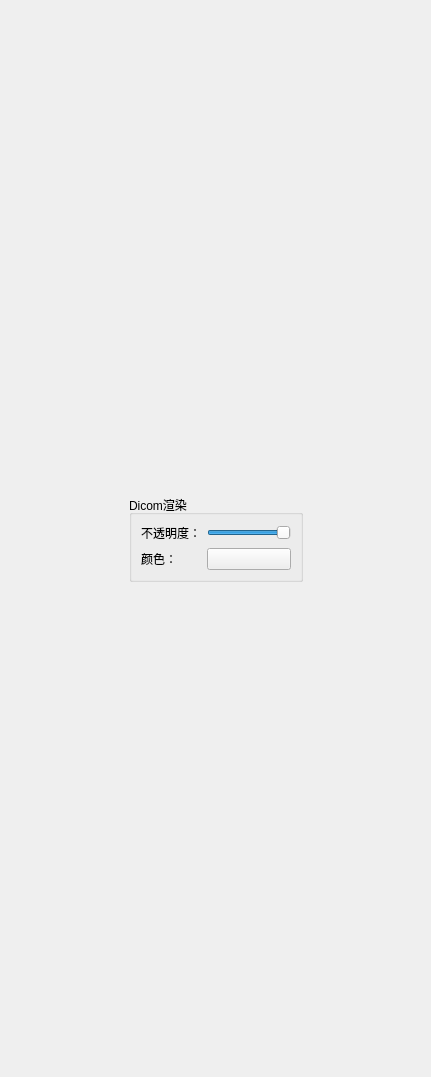
<?xml version="1.0" encoding="UTF-8"?>
<ui version="4.0">
 <class>RehearsalWidgetControl</class>
 <widget class="QWidget" name="RehearsalWidgetControl">
  <property name="geometry">
   <rect>
    <x>0</x>
    <y>0</y>
    <width>431</width>
    <height>1077</height>
   </rect>
  </property>
  <property name="windowTitle">
   <string>Form</string>
  </property>
  <layout class="QGridLayout" name="gridLayout_2">
   <item row="0" column="1">
    <spacer name="verticalSpacer_2">
     <property name="orientation">
      <enum>Qt::Vertical</enum>
     </property>
     <property name="sizeHint" stdset="0">
      <size>
       <width>20</width>
       <height>479</height>
      </size>
     </property>
    </spacer>
   </item>
   <item row="1" column="0">
    <spacer name="horizontalSpacer">
     <property name="orientation">
      <enum>Qt::Horizontal</enum>
     </property>
     <property name="sizeHint" stdset="0">
      <size>
       <width>113</width>
       <height>20</height>
      </size>
     </property>
    </spacer>
   </item>
   <item row="1" column="1">
    <widget class="QGroupBox" name="groupBox">
     <property name="title">
      <string>Dicom渲染</string>
     </property>
     <layout class="QGridLayout" name="gridLayout">
      <item row="0" column="0">
       <widget class="QLabel" name="label">
        <property name="text">
         <string>不透明度：</string>
        </property>
       </widget>
      </item>
      <item row="0" column="1">
       <widget class="QSlider" name="horizontalSlider_opacity">
        <property name="maximum">
         <number>100</number>
        </property>
        <property name="value">
         <number>100</number>
        </property>
        <property name="orientation">
         <enum>Qt::Horizontal</enum>
        </property>
       </widget>
      </item>
      <item row="1" column="0">
       <widget class="QLabel" name="label_2">
        <property name="text">
         <string>颜色：</string>
        </property>
       </widget>
      </item>
      <item row="1" column="1">
       <widget class="QPushButton" name="pushButton_color">
        <property name="text">
         <string/>
        </property>
       </widget>
      </item>
     </layout>
    </widget>
   </item>
   <item row="1" column="2">
    <spacer name="horizontalSpacer_2">
     <property name="orientation">
      <enum>Qt::Horizontal</enum>
     </property>
     <property name="sizeHint" stdset="0">
      <size>
       <width>112</width>
       <height>20</height>
      </size>
     </property>
    </spacer>
   </item>
   <item row="2" column="1">
    <spacer name="verticalSpacer">
     <property name="orientation">
      <enum>Qt::Vertical</enum>
     </property>
     <property name="sizeHint" stdset="0">
      <size>
       <width>20</width>
       <height>479</height>
      </size>
     </property>
    </spacer>
   </item>
  </layout>
 </widget>
 <resources/>
 <connections/>
</ui>
